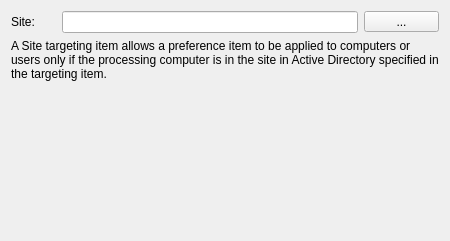
<?xml version="1.0" encoding="UTF-8"?>
<ui version="4.0">
 <class>SiteWidget</class>
 <widget class="QWidget" name="SiteWidget">
  <property name="geometry">
   <rect>
    <x>0</x>
    <y>0</y>
    <width>450</width>
    <height>241</height>
   </rect>
  </property>
  <property name="sizePolicy">
   <sizepolicy hsizetype="Maximum" vsizetype="Preferred">
    <horstretch>0</horstretch>
    <verstretch>0</verstretch>
   </sizepolicy>
  </property>
  <property name="minimumSize">
   <size>
    <width>450</width>
    <height>200</height>
   </size>
  </property>
  <property name="windowTitle">
   <string>Form</string>
  </property>
  <layout class="QGridLayout" name="gridLayout">
   <item row="2" column="0" colspan="3">
    <spacer name="verticalSpacer">
     <property name="orientation">
      <enum>Qt::Vertical</enum>
     </property>
     <property name="sizeHint" stdset="0">
      <size>
       <width>558</width>
       <height>137</height>
      </size>
     </property>
    </spacer>
   </item>
   <item row="0" column="2">
    <widget class="QToolButton" name="siteToolButton">
     <property name="minimumSize">
      <size>
       <width>75</width>
       <height>0</height>
      </size>
     </property>
     <property name="text">
      <string>...</string>
     </property>
    </widget>
   </item>
   <item row="0" column="0">
    <widget class="QLabel" name="siteLabel">
     <property name="sizePolicy">
      <sizepolicy hsizetype="Preferred" vsizetype="Preferred">
       <horstretch>0</horstretch>
       <verstretch>0</verstretch>
      </sizepolicy>
     </property>
     <property name="minimumSize">
      <size>
       <width>45</width>
       <height>0</height>
      </size>
     </property>
     <property name="maximumSize">
      <size>
       <width>45</width>
       <height>16777215</height>
      </size>
     </property>
     <property name="text">
      <string>Site:</string>
     </property>
     <property name="buddy">
      <cstring>siteLineEdit</cstring>
     </property>
    </widget>
   </item>
   <item row="0" column="1">
    <widget class="QLineEdit" name="siteLineEdit"/>
   </item>
   <item row="1" column="0" colspan="3">
    <widget class="QLabel" name="label">
     <property name="text">
      <string>A Site targeting item allows a preference item to be applied to computers or users only if the processing computer is in the site in Active Directory specified in the targeting item.</string>
     </property>
     <property name="wordWrap">
      <bool>true</bool>
     </property>
    </widget>
   </item>
  </layout>
 </widget>
 <resources/>
 <connections/>
</ui>
